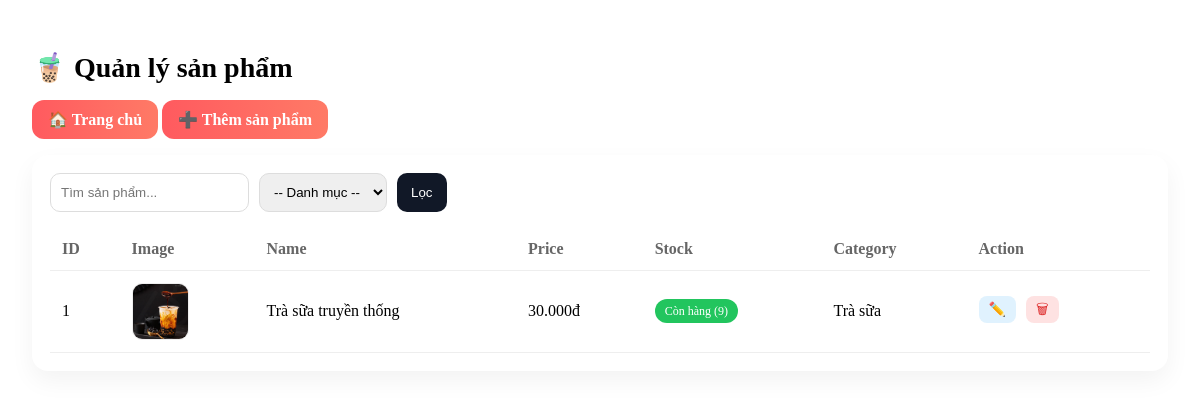
The page /admin/pages/manage_products.php?keyword=Trà sữa truyền thống (signed in) on the database its author committed.
### tables this page shows
CREATE TABLE `products` (
  `id` int(11) NOT NULL,
  `name` varchar(100) DEFAULT NULL,
  `price` decimal(10,2) DEFAULT NULL,
  `image` varchar(255) DEFAULT NULL,
  `description` text DEFAULT NULL,
  `category_id` int(11) DEFAULT NULL,
  `stock` int(11) DEFAULT 10,
  `created_at` timestamp NOT NULL DEFAULT current_timestamp(),
  `reserved_stock` int(11) NOT NULL DEFAULT 0
);

CREATE TABLE `categories` (
  `id` int(11) NOT NULL,
  `name` varchar(100) NOT NULL,
  `created_at` timestamp NOT NULL DEFAULT current_timestamp() ON UPDATE current_timestamp()
);

### admin/pages/manage_products.php (the view, shortened to what this page needs)
<?php
require_once("../auth_admin.php");
$where = "WHERE 1";
if(!empty($_GET['keyword'])){
    $keyword = mysqli_real_escape_string($conn, $_GET['keyword']);
    $where .= " AND p.name LIKE '%$keyword%'";
}
$products = mysqli_query($conn,"
SELECT p.*, c.name as category
FROM products p
LEFT JOIN categories c ON c.id = p.category_id
$where
ORDER BY p.id DESC
");
?>
<link rel="stylesheet" href="<?= BASE_URL ?>admin/css/admin_manage_products.css">
<div class="dashboard">
<h1>🧋 Quản lý sản phẩm</h1>
<a class="topbar-link" href="../dashboard.php">🏠 Trang chủ</a>
<a href="add_product.php">➕ Thêm sản phẩm</a>
<div class="box">
<form method="GET" class="filter-box">
    <input type="text" name="keyword" placeholder="Tìm sản phẩm...">
    <select name="category">
        <option value="">-- Danh mục --</option>
    </select>
    <button type="submit">Lọc</button>
</form>
<table>
<tr>
<th>ID</th>
<th>Image</th>
<th>Name</th>
<th>Price</th>
<th>Stock</th>
<th>Category</th>
<th>Action</th>
</tr>
<?php while($p = mysqli_fetch_assoc($products)){ ?>
<tr>
<td><?= $p['id'] ?></td>
<td>
    <img src="../../images/<?= $p['image'] ?>" class="product-img">
</td>
<td><?= $p['name'] ?></td>
<td><?= number_format($p['price'], 0, ',', '.') ?>đ</td>
<td>
    <?php if($p['stock'] > 0){ ?>
        <span class="badge in-stock">Còn hàng (<?= $p['stock'] ?>)</span>
    <?php } else { ?>
        <span class="badge out-stock">Hết hàng</span>
    <?php } ?>
</td>
<td><?= $p['category'] ?></td>
<td class="actions">
    <a class="edit" href="edit_product.php?id=<?= $p['id'] ?>">✏️</a>
    <a class="delete" href="../delete_product.php?id=<?= $p['id'] ?>" onclick="return confirm('Xóa?')">🗑</a>
</td>
</tr>
<?php } ?>
</table>
</div>
</div>

### admin/css/admin_manage_products.css (style rules this page uses)
.dashboard { padding: 24px; }
.dashboard h1 { margin-bottom: 16px; font-size: 28px; }
.dashboard > a { display: inline-block; margin-bottom: 16px; padding: 10px 16px; background: linear-gradient(90deg, #ff5a5f, #ff7a66); color: #fff; border-radius: 12px; text-decoration: none; font-weight: 600; }
.filter-box { display: flex; gap: 10px; margin-bottom: 16px; }
.filter-box input, .filter-box select { padding: 10px; border-radius: 10px; border: 1px solid #ddd; }
.filter-box button { background: #111827; color: #fff; border: none; padding: 10px 14px; border-radius: 10px; cursor: pointer; }
.box { background: #fff; padding: 18px; border-radius: 16px; box-shadow: 0 10px 25px rgba(0, 0, 0, 0.05); }
table { width: 100%; border-collapse: collapse; }
th, td { padding: 12px; border-bottom: 1px solid #eee; }
th { text-align: left; color: #666; }
.product-img { width: 50px; height: 50px; object-fit: cover; border-radius: 8px; }
.badge { padding: 5px 10px; border-radius: 999px; font-size: 12px; color: #fff; }
.in-stock { background: #22c55e; }
.actions a { margin-right: 8px; text-decoration: none; font-size: 18px; }
.actions .edit { color: #2563eb; }
.actions .delete { color: #ef4444; }
.product-img { width: 55px; height: 55px; object-fit: cover; border-radius: 10px; border: 1px solid #eee; }
.actions a { padding: 6px 10px; border-radius: 8px; font-size: 14px; margin-right: 6px; transition: 0.2s; }
.actions .edit { background: #e0f2fe; color: #0284c7; }
.actions .delete { background: #fee2e2; color: #dc2626; }

### rows shown on the page
products: id "1", image (picture), name "Trà sữa truyền thống", price "30.000", stock "9", category.name "Trà sữa"
